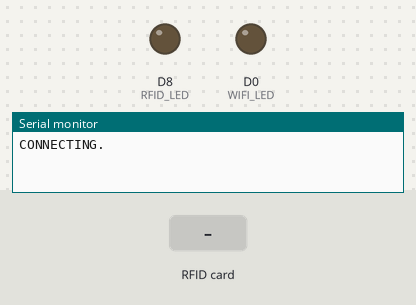
Bench run of a sketch on a simulated ESP8266 (NodeMCU). On the bench: output pins drawn as LEDs (lit = HIGH), the last lines printed to the serial monitor. The inputs (shaded band) are chosen by the test bench. WiFi joins after 1.5 s; servers stay silent unless stated.

Above: at 0.1 s.
At 2.8 s:
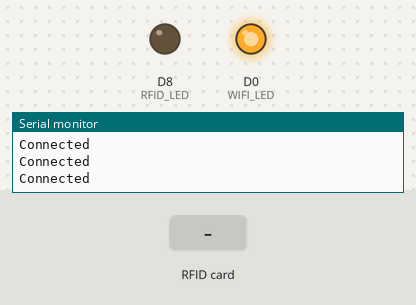
2.9 s: RFID card 5E 7A 19 C4 held to the reader
At 3.3 s:
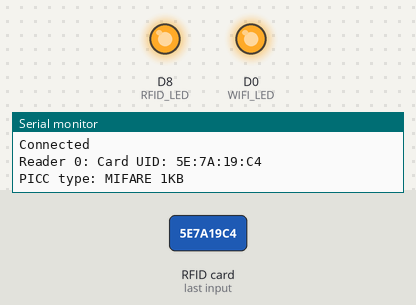
Timing chart, 0 to 5.9 s (numbered marks = the images above; inputs shaded):
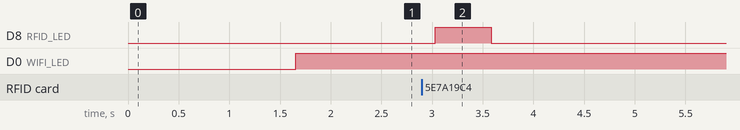

The sketch:

MultiRFID_Firebase.ino
```cpp
//ESP8266 & FIREBASE LIB
#include <ESP8266WiFi.h> //WIFI LIBRARY
#include <ESP8266HTTPClient.h> //WIFI LIBRARY
#include <FirebaseArduino.h> //FIREBASE LIBRARY


#include <SPI.h>
#include <MFRC522.h>

//Firebase and Wifi Credentials
#define FIREBASE_HOST "n-a-i-a.firebaseio.com"
#define FIREBASE_AUTH "5vk6j4HGTMjU5MvxDiJiXqicEbA0T5Zjl5BMFH9b"
#define WIFI_SSID "PLDTHOMEDSLitlog"
#define WIFI_PASSWORD "b3Lg1@n1"

#define RST_PIN         D2          // Configurable, see typical pin layout above
#define SS_1_PIN        D4         // Configurable, take a unused pin, only HIGH/LOW required, must be diffrent to SS 2
#define SS_2_PIN        D3          // Configurable, take a unused pin, only HIGH/LOW required, must be diffrent to SS 1
#define SS_3_PIN        D1

#define WIFI_LED D0
#define RFID_LED D8

#define NR_OF_READERS   3

byte ssPins[] = {SS_1_PIN, SS_2_PIN, SS_3_PIN};

MFRC522 mfrc522[NR_OF_READERS];   // Create MFRC522 instance.

/**
 * Initialize.
 */
void setup() {
  pinMode(WIFI_LED, OUTPUT);
  pinMode(RFID_LED, OUTPUT);

  Serial.begin(115200); // Initialize serial communications with the PC
  while (!Serial);    // Do nothing if no serial port is opened (added for Arduinos based on ATMEGA32U4)

  WiFi.begin(WIFI_SSID, WIFI_PASSWORD);
  Serial.print("");
  Serial.print("CONNECTING");
  while (WiFi.status() != WL_CONNECTED) {
    Serial.print(".");
    delay(500);
  }
  Serial.println();
  Serial.print("WIFI CONNECTED! ");
  Serial.print("IP ADDRESS: ");
  Serial.println(WiFi.localIP());
  Firebase.begin(FIREBASE_HOST, FIREBASE_AUTH);

  SPI.begin();        // Init SPI bus

  for (uint8_t reader = 0; reader < NR_OF_READERS; reader++) {
    mfrc522[reader].PCD_Init(ssPins[reader], RST_PIN); // Init each MFRC522 card
    Serial.print(F("Reader "));
    Serial.print(reader);
    Serial.print(F(": "));
    mfrc522[reader].PCD_DumpVersionToSerial();
  }
}

/**
 * Main loop.
 */
void loop() {

  if (WiFi.status() == WL_CONNECTED) {
    Serial.println("Connected");
    digitalWrite(WIFI_LED, HIGH);
  } else {
    Serial.println("NOT CONNECTED");
    digitalWrite(WIFI_LED, LOW);
  }
  String data;
  for (uint8_t reader = 0; reader < NR_OF_READERS; reader++) {
    // Look for new cards

    if (mfrc522[reader].PICC_IsNewCardPresent() && mfrc522[reader].PICC_ReadCardSerial()) {
      Serial.print(F("Reader "));
      Serial.print(reader);
      // Show some details of the PICC (that is: the tag/card)
      Serial.print(F(": Card UID: "));

      data = dump_byte_array(mfrc522[reader].uid.uidByte, mfrc522[reader].uid.size);
      Serial.println();
      Serial.print(F("PICC type: "));
      MFRC522::PICC_Type piccType = mfrc522[reader].PICC_GetType(mfrc522[reader].uid.sak);
      Serial.println(mfrc522[reader].PICC_GetTypeName(piccType));

      // Halt PICC
      mfrc522[reader].PICC_HaltA();


    } //if (mfrc522[reader].PICC_IsNewC
  } //for(uint8_t reader
  if (data != NULL) {
    //Send to firebase.
      StaticJsonBuffer<200> jsonBuffer;
      JsonObject& root = jsonBuffer.createObject();
      root["RFID_ID"] = data;
      String test = Firebase.push("/data:", root);
      Firebase.set("/rfid:", root);

      if (Firebase.failed()) {
          Serial.println  ("FIrebase Failed");
          Serial.println(Firebase.error());
      }
      else {
        Serial.print("data sent: ");
        Serial.println(data);
      }
  }

  timeLoop(millis(), 200);
  digitalWrite(RFID_LED, LOW);
}

/**
 * Helper routine to dump a byte array as hex values to Serial.
 */
String dump_byte_array(byte *buffer, byte bufferSize) {
  String rfid;
  for (byte i = 0; i < bufferSize; i++) {
    //Serial.print(buffer[i] < 0x10 ? " 0" : ":");
    //Serial.print(buffer[i], HEX);
    rfid += (buffer[i] < 0x10 ? "0" : "") + String(buffer[i], HEX) + (i!=(bufferSize-1) ? ":" : "");
  }
  rfid.toUpperCase();
  digitalWrite(RFID_LED, HIGH);
  Serial.print(rfid);
  return rfid;
}

void timeLoop (long int startMillis, long int interval){ // the delay function
    // this loops until 2 milliseconds has passed since the function began
    while(millis() - startMillis < interval){}
}
```

Measured:
- after the input at 2.9 s, D8 (RFID_LED): LOW → HIGH after 0.13 s, → LOW 0.55 s later
